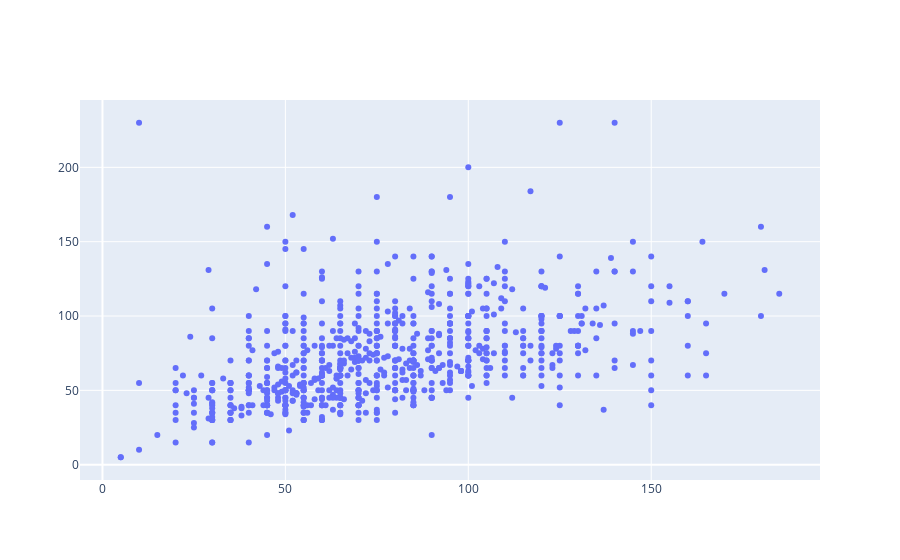

The notebook cell this image was saved under:
### Code cell
iplot([go.Scatter(x = pokemon.attack, y = pokemon.defense, mode='markers')])

### Figure 1 — Plotly figure (JSON) as saved in the notebook; plotly's stock layout.template omitted (floating-point values rounded to 4 significant figures; data arrays with more than 128 entries replaced by an {"elided": "..."} marker saying what was removed)
{"data": [{"mode": "markers", "type": "scatter", "x": {"elided": "801 int values"}, "y": {"elided": "801 int values"}}], "layout": {"autosize": true, "xaxis": {"autorange": true, "range": [-6.139, 196.1], "type": "linear"}, "yaxis": {"autorange": true, "range": [-11.48, 246.5], "type": "linear"}}}
